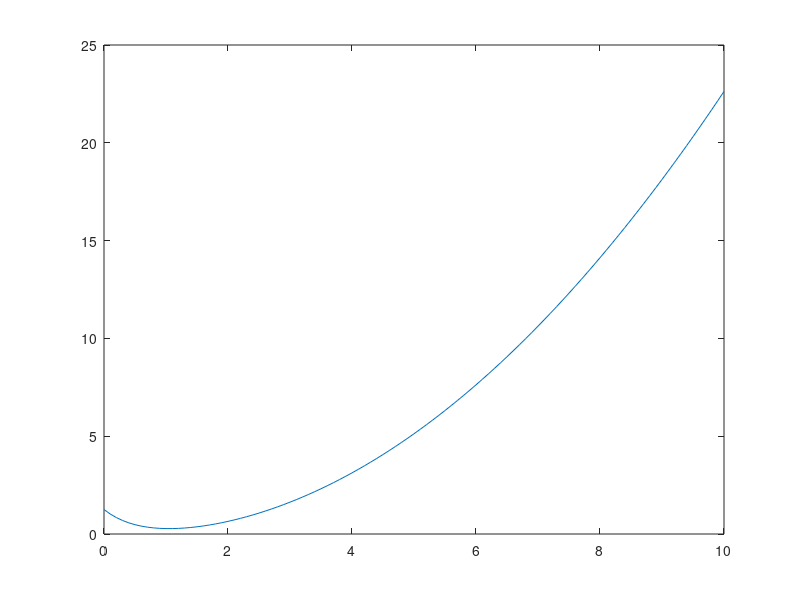

The MATLAB script that drew this image:
clear;
%e)

num=[-1 0 0 1];
den=[1 2 0 0 0];
[r,p,k]=residue(num,den);

M1=abs(r(1));
M2=abs(r(2));
M3=abs(r(3));
M4=abs(r(4));

fi1=angle(r(1))*180/pi;
fi2=angle(r(2))*180/pi;
fi3=angle(r(3))*180/pi;
fi4=angle(r(4))*180/pi;

t=[0:0.1:10];
y=1.125*exp(-2.*t)+0.125-0.25*t+0.25.*t.^2;
plot(t,y);